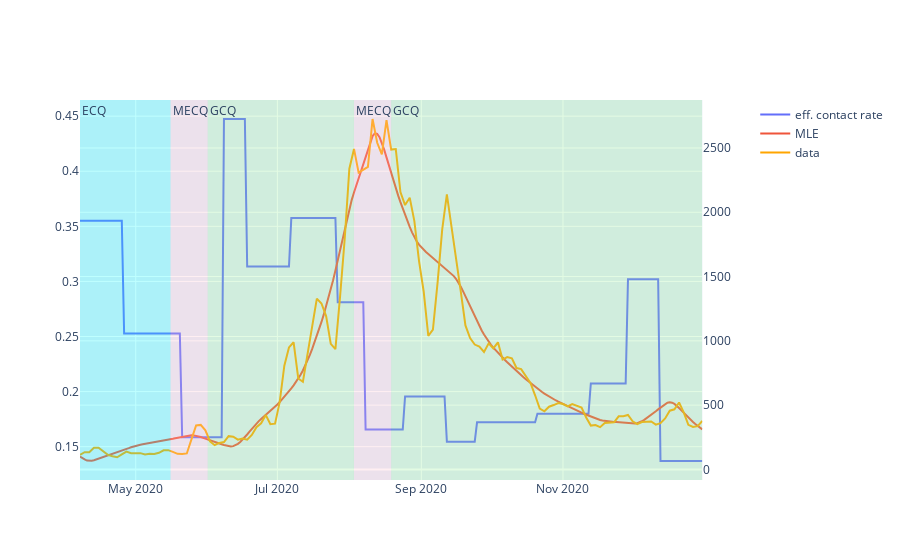

This figure's notebook cell:
### Code cell
#Plot "effective contact rate" V2
target = "notifications"

domain = [m.times.min(),m.times.max()]
dates = res.derived_outputs.notifications.keys()
f = pcwise_fcn(domain,breakpts,rates)
xlist = np.linspace(domain[0], domain[1], num = len(dates))
ylist1 = f(xlist)

fig = make_subplots(specs=[[{"secondary_y": True}]])

fig = fig.add_trace(go.Scatter(x = dates, y=ylist, name = "eff. contact rate"),secondary_y=False)

fig = fig.add_trace(go.Scatter(x = res.derived_outputs[target].keys(), y = res.derived_outputs[target], name = "MLE"), secondary_y=True)
fig = fig.add_trace(go.Scatter(x = bcm.targets[target].data.keys(), y = bcm.targets[target].data, name = "data", marker = dict(color='orange')), secondary_y=True)

fig.add_vrect(x0="2020-04-07", x1="2020-05-16", 
              annotation_text="ECQ", annotation_position="top left",
              fillcolor="aqua", opacity=0.25, line_width=0)
fig.add_vrect(x0="2020-05-16", x1="2020-06-01", 
              annotation_text="MECQ", annotation_position="top left",
              fillcolor="pink", opacity=0.25, line_width=0)
fig.add_vrect(x0="2020-06-01", x1="2020-08-03", 
              annotation_text="GCQ", annotation_position="top left",
              fillcolor="lightgreen", opacity=0.25, line_width=0)
fig.add_vrect(x0="2020-08-03", x1="2020-08-19", 
              annotation_text="MECQ", annotation_position="top left",
              fillcolor="pink", opacity=0.25, line_width=0)
fig.add_vrect(x0="2020-08-19", x1="2020-12-31", 
              annotation_text="GCQ", annotation_position="top left",
              fillcolor="lightgreen", opacity=0.25, line_width=0)
fig.show()

### Figure 1 — Plotly figure (JSON) as saved in the notebook; plotly's stock layout.template omitted (floating-point values rounded to 4 significant figures; data arrays with more than 128 entries replaced by an {"elided": "..."} marker saying what was removed)
{"data": [{"name": "eff. contact rate", "type": "scatter", "x": {"elided": "269 str values"}, "xaxis": "x", "y": {"elided": "269 float values"}, "yaxis": "y"}, {"name": "MLE", "type": "scatter", "x": {"elided": "269 str values"}, "xaxis": "x", "y": {"elided": "269 float values"}, "yaxis": "y2"}, {"marker": {"color": "orange"}, "name": "data", "type": "scatter", "x": {"elided": "135 str values"}, "xaxis": "x", "y": {"elided": "135 float values"}, "yaxis": "y2"}], "layout": {"annotations": [{"showarrow": false, "text": "ECQ", "x": "2020-04-07", "xanchor": "left", "xref": "x", "y": 1, "yanchor": "top", "yref": "y domain"}, {"showarrow": false, "text": "MECQ", "x": "2020-05-16", "xanchor": "left", "xref": "x", "y": 1, "yanchor": "top", "yref": "y domain"}, {"showarrow": false, "text": "GCQ", "x": "2020-06-01", "xanchor": "left", "xref": "x", "y": 1, "yanchor": "top", "yref": "y domain"}, {"showarrow": false, "text": "MECQ", "x": "2020-08-03", "xanchor": "left", "xref": "x", "y": 1, "yanchor": "top", "yref": "y domain"}, {"showarrow": false, "text": "GCQ", "x": "2020-08-19", "xanchor": "left", "xref": "x", "y": 1, "yanchor": "top", "yref": "y domain"}], "shapes": [{"fillcolor": "aqua", "line": {"width": 0}, "opacity": 0.25, "type": "rect", "x0": "2020-04-07", "x1": "2020-05-16", "xref": "x", "y0": 0, "y1": 1, "yref": "y domain"}, {"fillcolor": "pink", "line": {"width": 0}, "opacity": 0.25, "type": "rect", "x0": "2020-05-16", "x1": "2020-06-01", "xref": "x", "y0": 0, "y1": 1, "yref": "y domain"}, {"fillcolor": "lightgreen", "line": {"width": 0}, "opacity": 0.25, "type": "rect", "x0": "2020-06-01", "x1": "2020-08-03", "xref": "x", "y0": 0, "y1": 1, "yref": "y domain"}, {"fillcolor": "pink", "line": {"width": 0}, "opacity": 0.25, "type": "rect", "x0": "2020-08-03", "x1": "2020-08-19", "xref": "x", "y0": 0, "y1": 1, "yref": "y domain"}, {"fillcolor": "lightgreen", "line": {"width": 0}, "opacity": 0.25, "type": "rect", "x0": "2020-08-19", "x1": "2020-12-31", "xref": "x", "y0": 0, "y1": 1, "yref": "y domain"}], "xaxis": {"anchor": "y", "domain": [0, 0.94]}, "yaxis": {"anchor": "x", "domain": [0, 1]}, "yaxis2": {"anchor": "x", "overlaying": "y", "side": "right"}}}
